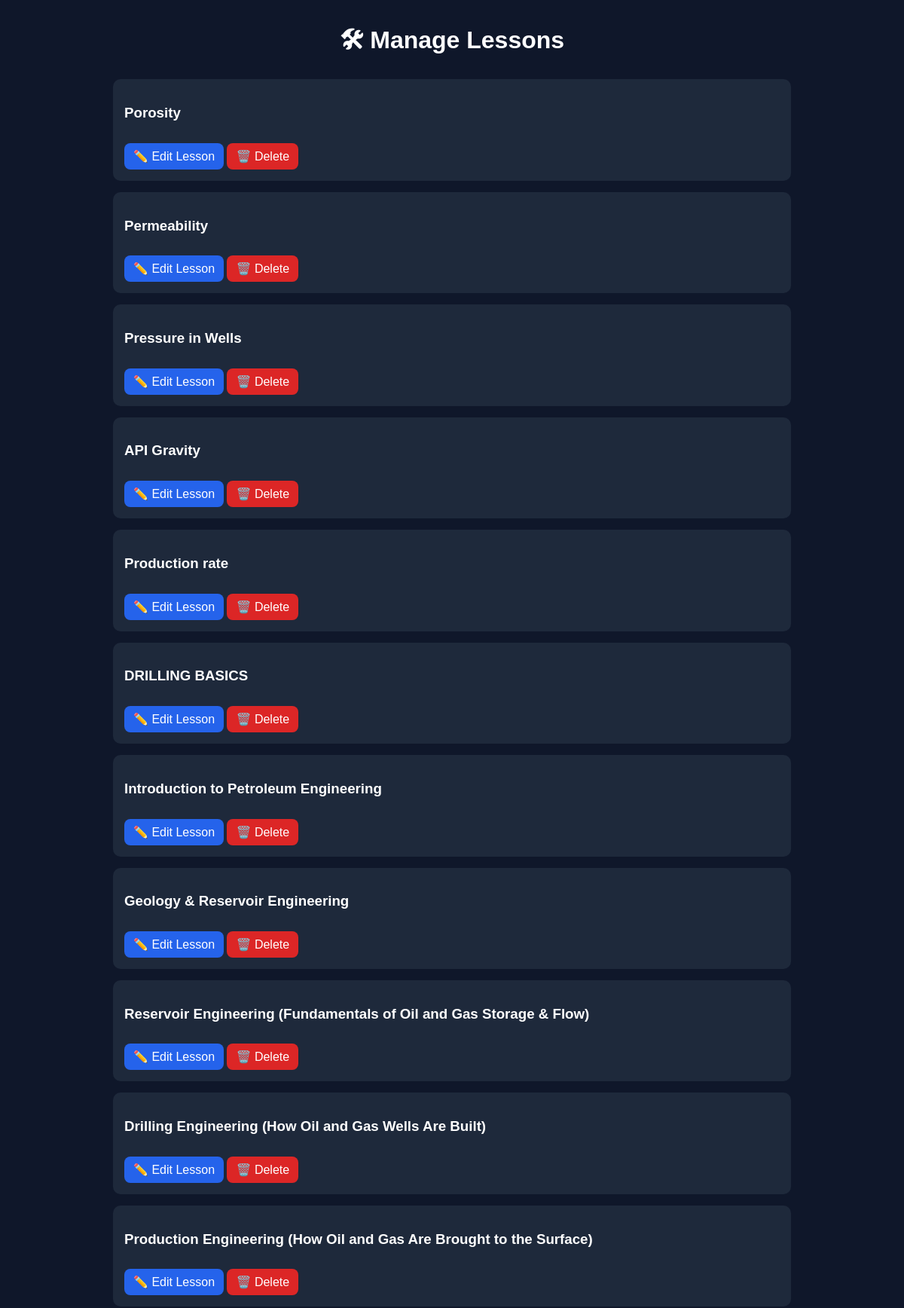
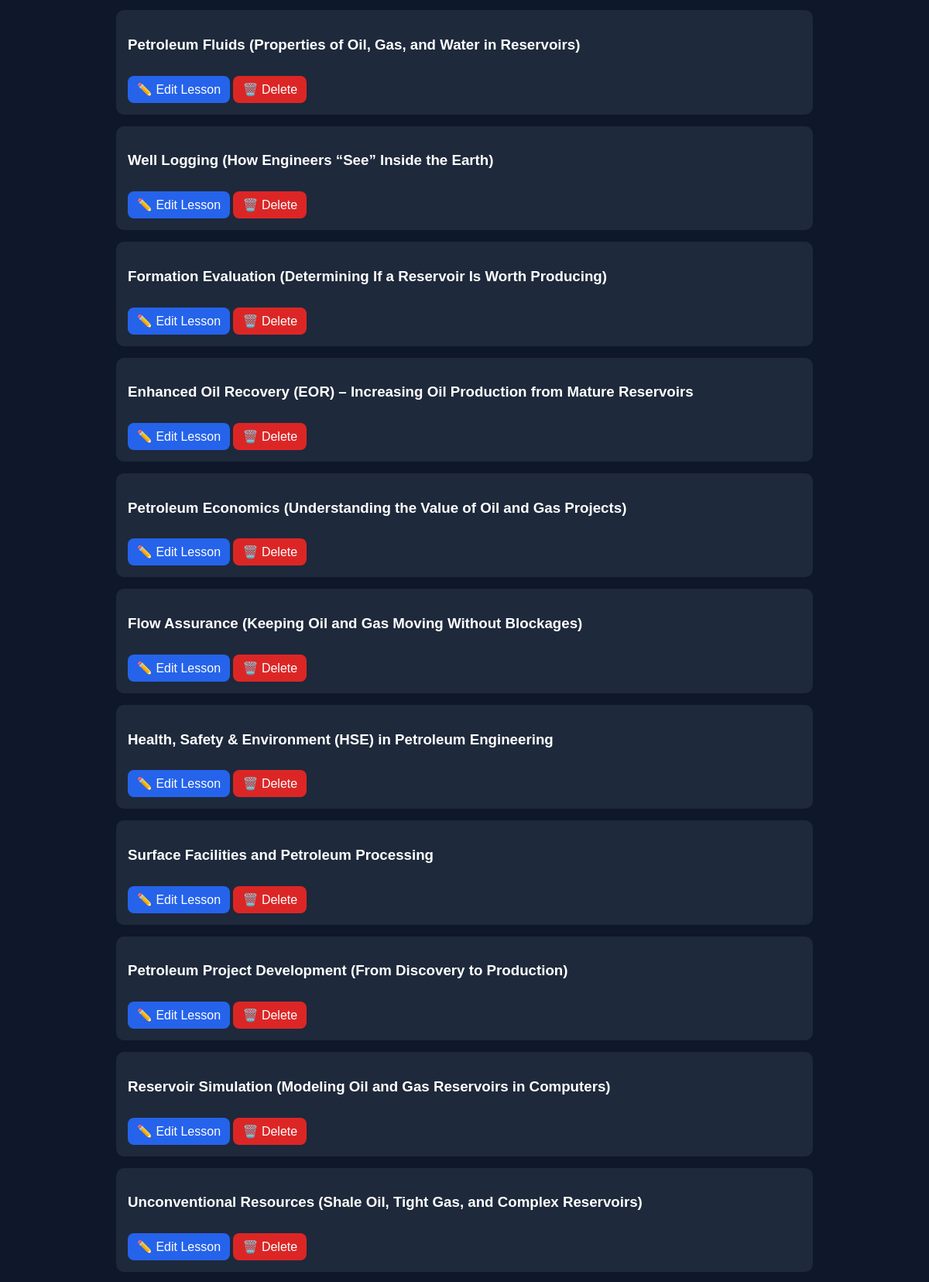
Screenshot of /admin/manage-lessons (signed in, upper part) with the database file from the repository (2 pictures, top to bottom).
### models.py (models this page shows)
class Lesson(db.Model):
    id = db.Column(db.Integer, primary_key=True)
    title = db.Column(db.String(200), nullable=False)
    video = db.Column(db.String(500), nullable=False)
    content = db.Column(db.Text, nullable=False)

### admin.py (the view)
    @app.route("/admin/manage-lessons")
    def manage_lessons():
        if not session.get("admin"):
            return redirect("/admin-login")
        lessons = Lesson.query.all()
        return render_template(
            "admin/manage_lessons.html",
            lessons=lessons
        )

### templates/admin/manage_lessons.html (shortened to what this page needs)
<!DOCTYPE html>
<html>
<head>
</head>
<body>
<div class="container">
    <h1>🛠 Manage Lessons</h1>
    {% for lesson in lessons %}
    <div class="card">
        <h3>{{ lesson.title }}</h3>
        <a href="/admin/edit-lesson/{{ loop.index0 }}" class="btn">
            ✏️ Edit Lesson
        </a>
        <a href="/admin/delete-lesson/{{ loop.index0 }}"
            class="btn"
            style="background:#dc2626;"
            onclick="return confirm('⚠️ Are you sure you want to delete this lesson? This cannot be undone.')">
            🗑️ Delete
        </a>
    </div>
    {% endfor %}
</div>
</body>
</html>

### templates/admin/manage_lessons.html (style rules this page uses)
body { margin: 0; font-family: Arial; background: #0f172a; color: white; }
.container { width: 92%; max-width: 900px; margin: auto; margin-top: 30px; }
h1 { text-align: center; }
.card { background: #1e293b; padding: 15px; border-radius: 10px; margin-top: 15px; }
.btn { display: inline-block; margin-top: 10px; padding: 8px 12px; background: #2563eb; color: white; border-radius: 8px; text-decoration: none; }

### rows the page displays
Lesson: title "Porosity"
Lesson: title "Permeability"
Lesson: title "Pressure in Wells"
Lesson: title "API Gravity"
Lesson: title "Production rate"
Lesson: title "DRILLING BASICS"
Lesson: title "Introduction to Petroleum Engineering"
Lesson: title "Geology & Reservoir Engineering"
Lesson: title "Reservoir Engineering (Fundamentals of Oil and Gas Storage & Flow)"
Lesson: title "Drilling Engineering (How Oil and Gas Wells Are Built)"
Lesson: title "Production Engineering (How Oil and Gas Are Brought to the Surface)"
Lesson: title "Petroleum Fluids (Properties of Oil, Gas, and Water in Reservoirs)"
Lesson: title "Well Logging (How Engineers “See” Inside the Earth)"
Lesson: title "Formation Evaluation (Determining If a Reservoir Is Worth Producing)"
Lesson: title "Enhanced Oil Recovery (EOR) – Increasing Oil Production from Mature Reservoirs"
Lesson: title "Petroleum Economics (Understanding the Value of Oil and Gas Projects)"
Lesson: title "Flow Assurance (Keeping Oil and Gas Moving Without Blockages)"
Lesson: title "Health, Safety & Environment (HSE) in Petroleum Engineering"
Lesson: title "Surface Facilities and Petroleum Processing"
Lesson: title "Petroleum Project Development (From Discovery to Production)"
Lesson: title "Reservoir Simulation (Modeling Oil and Gas Reservoirs in Computers)"
Lesson: title "Unconventional Resources (Shale Oil, Tight Gas, and Complex Reservoirs)"
